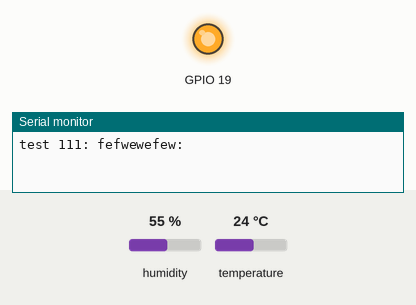
This sketch was run on a simulated ESP32. On the bench: output pins drawn as LEDs (lit = HIGH), the last lines printed to the serial monitor. The inputs (shaded band) are chosen by the test bench; at power-on: humidity 55 %, temperature 24 °C.

Above: at 2.5 s.
At 4.5 s:
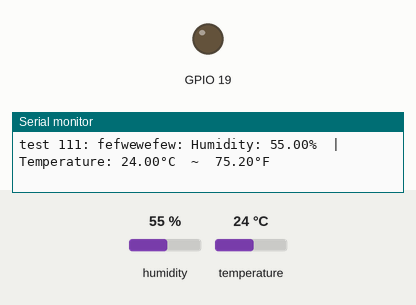
Timing chart, 0 to 7.2 s (numbered marks = the images above):
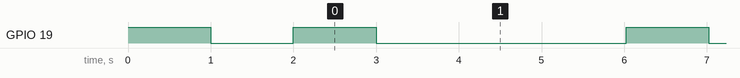

Measured:
- by itself, GPIO 19: repeats every 4.0 s: HIGH 1.0 s, LOW 3.0 s

The sketch:

DHT11.ino
```cpp
/*
 * This ESP32 code is created by esp32io.com
 *
 * This ESP32 code is released in the public domain
 *
 * For more detail (instruction and wiring diagram), visit https://esp32io.com/tutorials/esp32-temperature-humidity-sensor
 */

#include <DHT.h>
#define DHT_SENSOR_PIN 21  // ESP32 pin GIOP21 connected to DHT11 sensor
#define DHT_SENSOR_TYPE DHT11

DHT dht_sensor(DHT_SENSOR_PIN, DHT_SENSOR_TYPE);

void setup() {
  Serial.begin(9600);
  dht_sensor.begin();  // initialize the DHT sensor
  pinMode(19, OUTPUT);


  digitalWrite(19, HIGH);  // turn the LED on (HIGH is the voltage level)
  delay(1000);             // wait for a second
  digitalWrite(19, LOW);   // turn the LED off by making the voltage LOW
  delay(1000);             // wait for a second

  Serial.print("test 111: ");
  Serial.print("fefwewefew: ");
}

void loop() {

  digitalWrite(19, HIGH);  // turn the LED on (HIGH is the voltage level)
  delay(1000);             // wait for a second
  digitalWrite(19, LOW);   // turn the LED off by making the voltage LOW
  delay(1000);             // wait for a second

  // read humidity
  float humi = dht_sensor.readHumidity();
  // read temperature in Celsius
  float tempC = dht_sensor.readTemperature();
  // read temperature in Fahrenheit
  float tempF = dht_sensor.readTemperature(true);

  // check whether the reading is successful or not
  if (isnan(tempC) || isnan(tempF) || isnan(humi)) {
    Serial.println("Failed to read from DHT sensor!");
  } else {
    Serial.print("Humidity: ");
    Serial.print(humi);
    Serial.print("%");

    Serial.print("  |  ");

    Serial.print("Temperature: ");
    Serial.print(tempC);
    Serial.print("°C  ~  ");
    Serial.print(tempF);
    Serial.println("°F");
  }

  // wait a 2 seconds between readings
  delay(2000);
}
```
